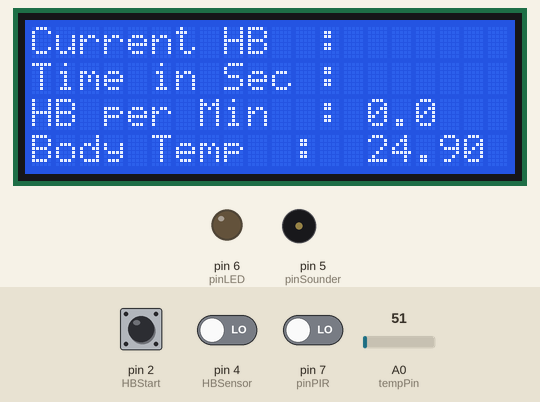
Simulated run of this sketch. Board: Arduino Uno, built with avr-gcc and run on an emulated ATmega328P. On the bench: 20×4 character LCD, output pins drawn as LEDs (lit = HIGH), buzzer (waves = sounding). The test bench sets the inputs (shaded band); at power-on: pin 7 (pinPIR) LOW, pin 2 (HBStart) HIGH, A0 (tempPin) = 51, pin 4 (HBSensor) LOW. What the sketch prints to the serial monitor is not drawn.

Above: at 1.2 s.
1.3 s: pin 7 (pinPIR) driven HIGH
At 2.7 s:
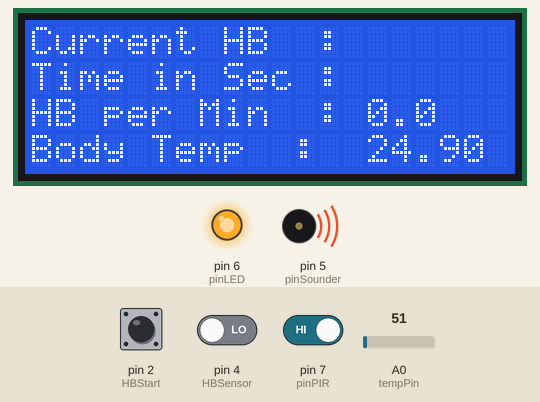
3.0 s: pin 2 (HBStart) pulled LOW for 0.35 s
5.5 s: A0 (tempPin) set to 61
At 7.0 s:
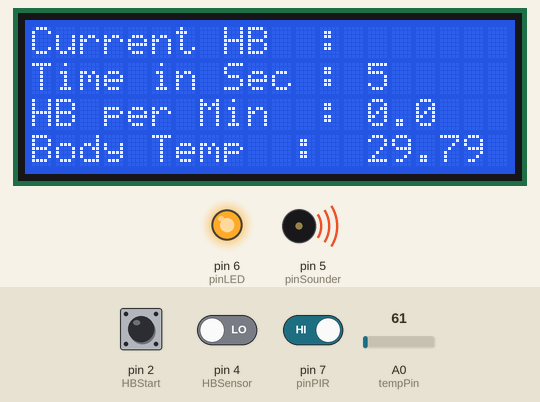
7.2 s: pin 4 (HBSensor) driven HIGH
At 8.3 s:
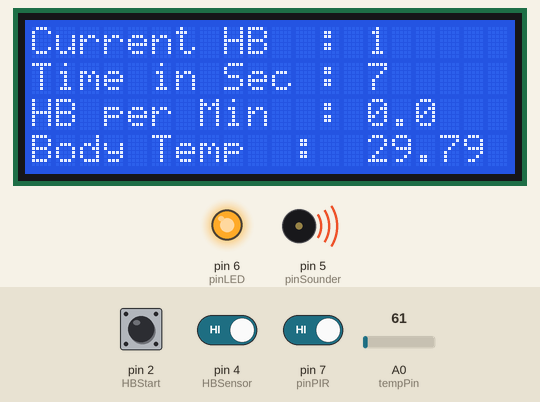
9.5 s: A0 (tempPin) set to 71
At 10.3 s:
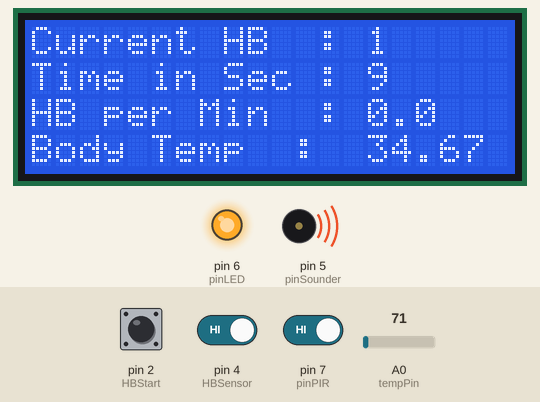
11.1 s: pin 2 (HBStart) pulled LOW for 1 s
At 11.9 s:
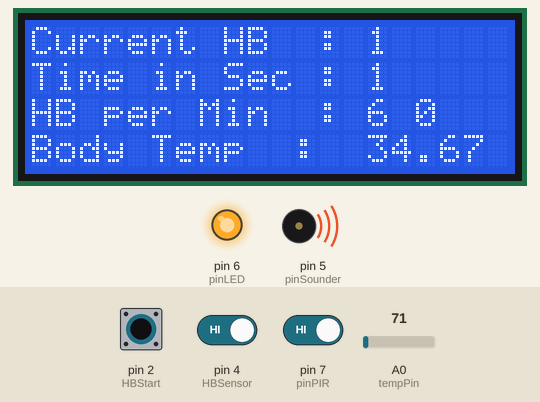
Timing chart, 0 to 14.1 s (numbered marks = the images above; inputs shaded):
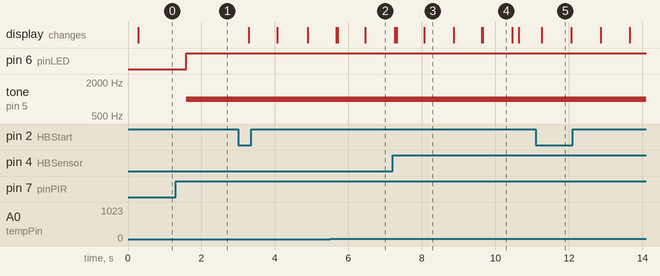

The sketch:

Project.ino
```cpp
#include <LiquidCrystal.h>
#include <TimerOne.h>
LiquidCrystal lcd(13, 12, 11, 10, 9, 8);

int val;
int tempPin = A0;// temperature Sensor Pin
int HBSensor = 4;// Sensor Pin
int HBCount = 0;
int HBCheck = 0;
int TimeinSec = 0;
int HBperMin = 0;
int HBStart = 2;
int HBStartCheck = 0;
int pinPIR=7;
int pinLED=6;
int pinSounder=5;
int value=0;

void setup() {
  // put your setup code here, to run once:
  lcd.begin(20, 4);
  pinMode(HBSensor, INPUT);
  pinMode(HBStart, INPUT_PULLUP);
  Timer1.initialize(800000);
  Timer1.attachInterrupt( timerIsr );
  lcd.clear();
  lcd.setCursor(0,0);
  lcd.print("Current HB  : ");
  lcd.setCursor(0,1);
  lcd.print("Time in Sec : ");
  lcd.setCursor(0,2);
  lcd.print("HB per Min  : 0.0");
  lcd.setCursor(0,3);
  lcd.print("Body Temp  : ");
  pinMode(pinPIR, INPUT);
  pinMode(pinLED, OUTPUT);
  pinMode(pinSounder, OUTPUT);
  Serial.begin(9600);


}

void loop() {
  if(digitalRead(HBStart) == LOW){
  //lcd.setCursor(0,3);
  //lcd.print("HB Counting ..");
  HBStartCheck = 1;
  }
  if(HBStartCheck == 1)
  {
      if((digitalRead(HBSensor) == HIGH) && (HBCheck == 0))
      {
        HBCount = HBCount + 1;
        HBCheck = 1;
        lcd.setCursor(14,0);
        lcd.print(HBCount);
        lcd.print(" ");
      }
      if((digitalRead(HBSensor) == LOW) && (HBCheck == 1))
      {
        HBCheck = 0;
      }
      if(TimeinSec == 10)
      {
          HBperMin = HBCount * 6;
          HBStartCheck = 0;
          lcd.setCursor(14,2);
          lcd.print(HBperMin);
          lcd.print(" ");
          //lcd.setCursor(0,3);
          //lcd.print("Press Button again.");
          HBCount = 0;
          TimeinSec = 0;
      }
  }
 value= digitalRead(pinPIR);
  if (value == HIGH)
  {
    digitalWrite(pinLED, HIGH);
    tone(pinSounder,1000);
    Serial.println("Motion Detected");
    delay(200);
  }
  else
  {
    digitalWrite(pinLED, LOW);
    noTone(pinSounder);
    Serial.println("Motion Not Detected");
    delay(200);
  }

   val = analogRead(tempPin);
  float mv = (val/1024.0)*5000;
  float cel = mv/10;
  lcd.setCursor(14,3);
          lcd.print(cel);
          lcd.print(" ");
          delay(100);

}

void timerIsr()
{
  if(HBStartCheck == 1)
  {
      TimeinSec = TimeinSec + 1;
      lcd.setCursor(14,1);
      lcd.print(TimeinSec);
      lcd.print(" ");
  }
}
```

Measured:
- after the input at 1.3 s, pin 6 (pinLED): LOW → HIGH after 0.28 s; tone on pin 5 (pinSounder): silent → 1000 Hz after 0.28 s
- after the input at 11.1 s, the display: changes after 0.16 s (image 5)
- what the display in image 4 shows lasts 0.8 s, from 9.7 s to 10.5 s
